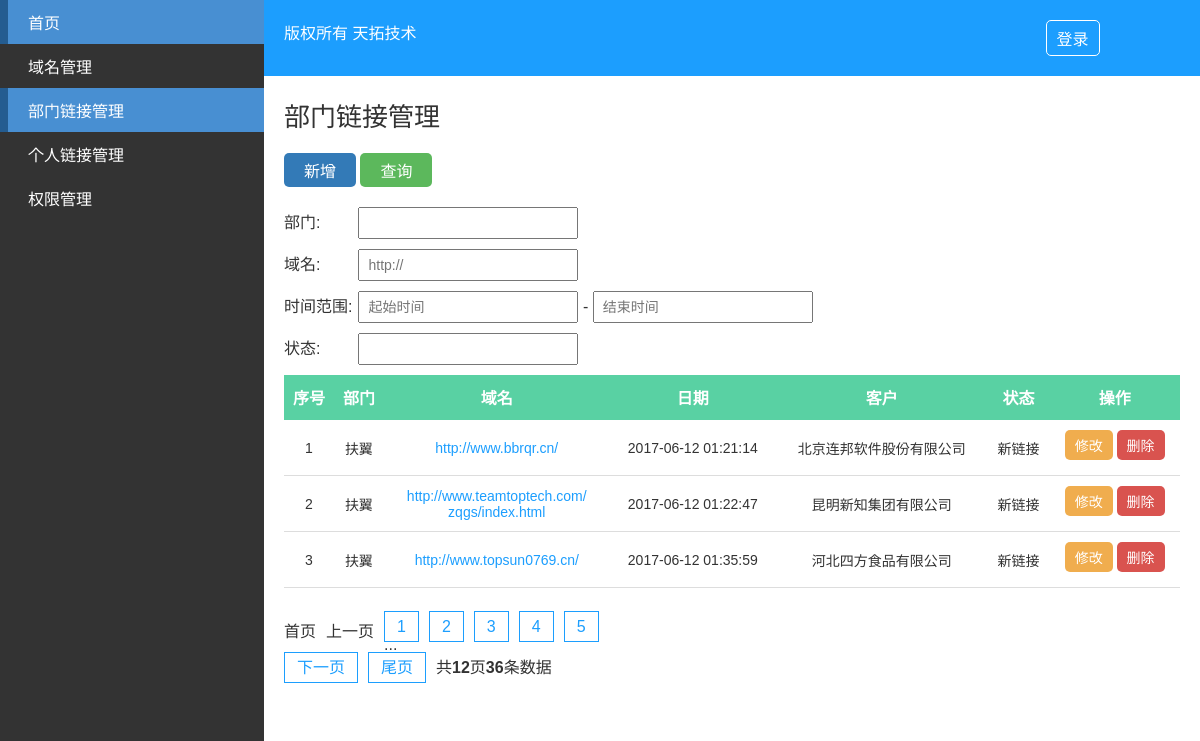
Before: /dp-links.php with the older database file.
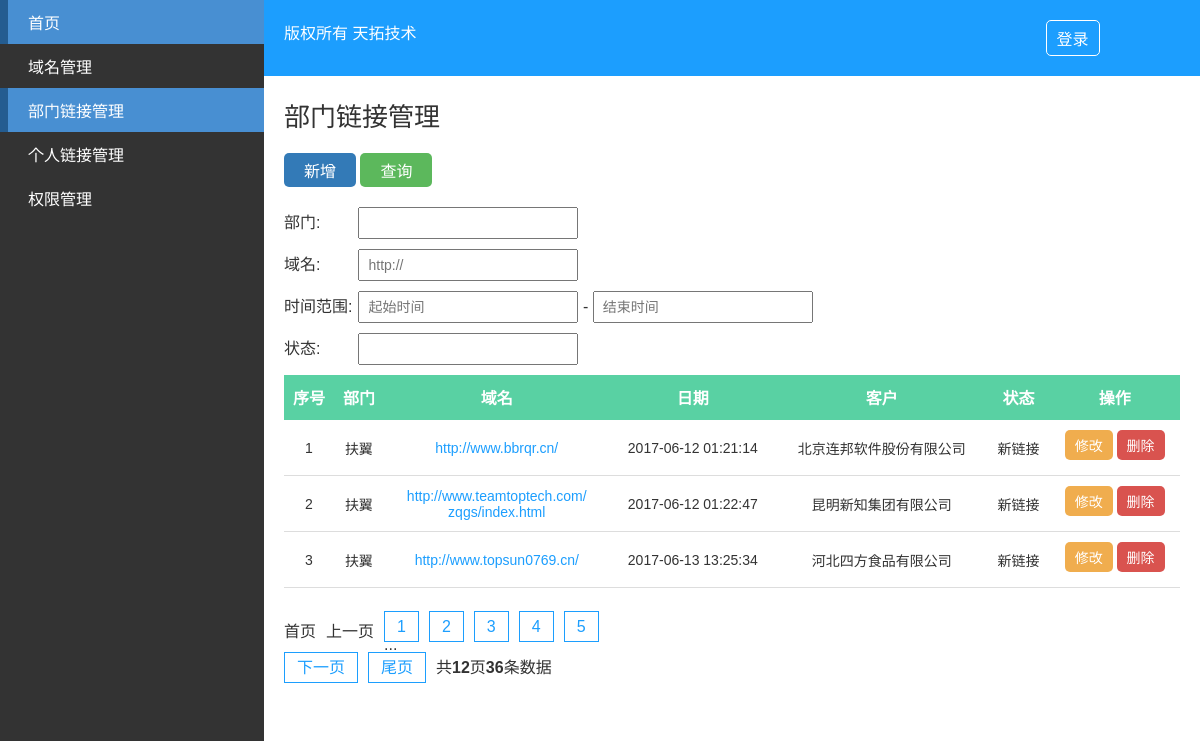
After: the same page with the newer database file.
### tables this page shows
CREATE TABLE `section_link` (
  `id` int(11) unsigned NOT NULL AUTO_INCREMENT,
  `section` varchar(64) NOT NULL,
  `domain` varchar(64) DEFAULT NULL,
  `time` int(11) DEFAULT NULL,
  `costomer` varchar(128) DEFAULT NULL,
  `state` varchar(32) DEFAULT NULL,
  `status` tinyint(1) NOT NULL DEFAULT '1' COMMENT '是否显示',
  PRIMARY KEY (`id`)
);

### library/PDO_class.php (called while the page is built, shortened)
<?php
require_once COMMON_PATH . "common.php";
class server
{
	private $server;
	public function __construct($config = array())
	{
		if(empty($config)) {
			$config = [
				'host'     => DB_HOST,
				'dbname'   => DB_NAME,
				'username' => DB_USER,
				'password' => DB_PSW,
			];
		}
		$this->server = new PDO("mysql:host=$config[host];dbname=$config[dbname];charset=utf8", $config['username'], $config['password']);
		$this->server->query("set names utf8");
	}
	function select($table, $where = '', $join = '', $desc = '', $limit = '', $search_felid = '')
	{
		$ifwhere    = '';
		$order      = '';
		$desc_limit = '';
		if (! empty($limit)) {
			$desc_limit = "limit {$limit}";
		}
		if(empty($search_felid)) $search_felid = '*';
		$Model = $this->server->prepare("SELECT {$search_felid} FROM {$table} {$join} {$ifwhere} {$order} {$desc_limit}");
		$Model->execute();
		$m_data = $Model->fetchAll(2);
			return $m_data;
	}
	public function total($table, $where='') {
		try {
			$ifwhere    = '';
			$result = $this->server->query("SELECT COUNT(*) AS total FROM {$table} {$ifwhere}");
			if($result) {
				foreach ($result as $v) {
		    		$total = $v['total'];
		  		}
			}
	  		return $total ? (int)$total : 0;
  		} catch (PDOException $e) {
	      exit($e->getMessage());
	    }
	}
}
?>

### common/common.php (called while the page is built, shortened)
<?php
	function get_search_url() {
		$url_get = '';
		return $url_get;
	}

### dp-links.php (the view, shortened to what this page needs)
<?php
require_once CLASS_PATH  . "PDO_class.php";
require_once COMMON_PATH . "common.php";
require_once CLASS_PATH  . 'page_class.php';
$pdo = new server();
$where = '';
$count    = $pdo->total('section_link', $where);
$now_page = intval($_GET['page']) ? intval($_GET['page']) : 1;
$offset   = PAGE_NUM * ($now_page - 1);
$arrData =  $pdo->select('section_link', $where, '', '', "$offset," . PAGE_NUM);
?>
<!DOCTYPE html>
<html lang="en">
<head>
	<link rel="stylesheet" type="text/css" href="css/font/iconfont.css">
	<link rel="stylesheet" type="text/css" href="css/main.css">
</head>
<body>
	<div class="container clear">
		<?php require ('sidebar.php');?>
		<div class="container-right">
			<?php require ('header.php');?>
			<div class="main">
				<h2>部门链接管理</h2>
				<div class="operate">
					<a href="#" class="btn add">新增</a>
					<a href="javascript:document.search.submit()" class="btn search">查询</a>
				</div>
				<form action="#" method="GET" name="search">
					<div class="entry">
						<label>部门:</label>
						<input type="text" name="section" placeholder="">
					</div>
					<div class="entry">
						<label>域名:</label>
						<input type="text" name="domain" placeholder="http://">
					</div>
					<div class="entry">
						<label>时间范围:</label>
						<input type="text" name="start_time" placeholder="起始时间" onClick="WdatePicker()"> -
						<input type="text" name="end_time" placeholder="结束时间" onClick="WdatePicker()">
					</div>
					<div class="entry">
						<label>状态:</label>
						<input type="text" name="state" placeholder="">
					</div>
				</form>
				<div class="table">
					<table>
						<thead>
							<tr>
								<th>序号</th>
								<th>部门</th>
								<th>域名</th>
								<th>日期</th>
								<th>客户</th>
								<th>状态</th>
								<th>操作</th>
							</tr>
						</thead>
						<tbody>
						<?php if ($arrData): ?>
							<?php foreach ($arrData as $key => $value): ?>
								<tr>
									<td><?php echo $value['id'] ?></td>
									<td><?php echo $value['section'] ?></td>
									<td><a href="<?php echo $value['domain'] ?>" class="domainLink"><?php echo $value['domain'] ?></a></td>
									<td><?php echo date('Y-m-d H:i:s', $value['time']) ?></td>
									<td><?php echo $value['costomer'] ?></td>
									<td><?php echo $value['state'] ?></td>
									<td>
										<a href="#" class="btn modify" onclick="modify(<?php echo $value['id'] ?>)">修改</a>
										<a href="#" class="btn delete" onclick="delete_by_id(<?php echo $value['id'] ?>, 'seclink')">删除</a>
									</td>
								</tr>
							<?php endforeach ?>
						<?php endif ?>
						</tbody>
					</table>
					<div class="paginate">
						<ul class="clear">
							<?php if ($count > PAGE_NUM){
								$objPage  = new page($count, PAGE_NUM, $now_page, '?page={page}' . get_search_url());
								echo $objPage->myde_write();
							} ?>
						</ul>
					</div>
				</div>
			</div>
		</div>
	</div>
</body>
</html>

Changed rows visible on the page:
changed section_link "http://www.topsun0769.cn/": time "2017-06-12 01:35:59" → "2017-06-13 13:25:34"
